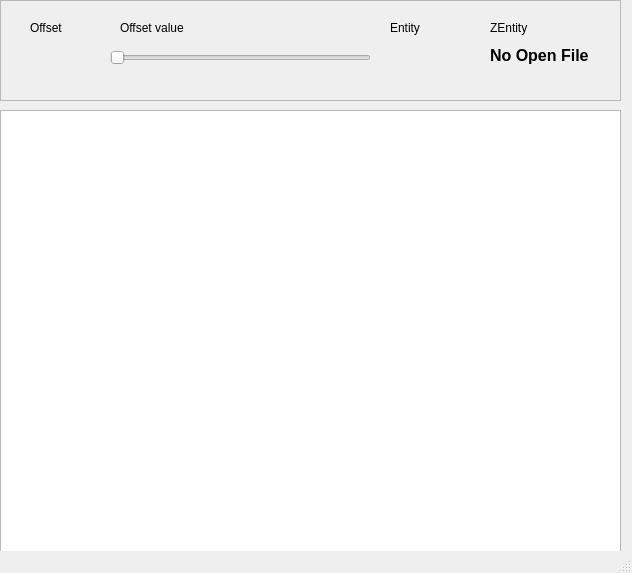
<?xml version="1.0" encoding="UTF-8"?>
<ui version="4.0">
 <class>DisplayMain</class>
 <widget class="QMainWindow" name="DisplayMain">
  <property name="geometry">
   <rect>
    <x>0</x>
    <y>0</y>
    <width>632</width>
    <height>573</height>
   </rect>
  </property>
  <property name="windowTitle">
   <string>MainWindow</string>
  </property>
  <widget class="QWidget" name="centralwidget">
   <widget class="QFrame" name="frame">
    <property name="geometry">
     <rect>
      <x>0</x>
      <y>0</y>
      <width>621</width>
      <height>101</height>
     </rect>
    </property>
    <property name="frameShape">
     <enum>QFrame::StyledPanel</enum>
    </property>
    <property name="frameShadow">
     <enum>QFrame::Raised</enum>
    </property>
    <widget class="QLabel" name="label">
     <property name="geometry">
      <rect>
       <x>30</x>
       <y>20</y>
       <width>61</width>
       <height>16</height>
      </rect>
     </property>
     <property name="text">
      <string>Offset</string>
     </property>
    </widget>
    <widget class="QLabel" name="OffsetLBl">
     <property name="geometry">
      <rect>
       <x>120</x>
       <y>20</y>
       <width>161</width>
       <height>16</height>
      </rect>
     </property>
     <property name="text">
      <string>Offset value</string>
     </property>
    </widget>
    <widget class="QLabel" name="label_2">
     <property name="geometry">
      <rect>
       <x>390</x>
       <y>20</y>
       <width>61</width>
       <height>16</height>
      </rect>
     </property>
     <property name="text">
      <string>Entity</string>
     </property>
    </widget>
    <widget class="QLabel" name="ZEntityLBl">
     <property name="geometry">
      <rect>
       <x>490</x>
       <y>20</y>
       <width>131</width>
       <height>16</height>
      </rect>
     </property>
     <property name="text">
      <string>ZEntity</string>
     </property>
    </widget>
    <widget class="QSlider" name="OffsetSLd">
     <property name="geometry">
      <rect>
       <x>110</x>
       <y>50</y>
       <width>261</width>
       <height>16</height>
      </rect>
     </property>
     <property name="maximum">
      <number>100</number>
     </property>
     <property name="orientation">
      <enum>Qt::Horizontal</enum>
     </property>
    </widget>
    <widget class="QLabel" name="ClosedLBl">
     <property name="geometry">
      <rect>
       <x>490</x>
       <y>40</y>
       <width>151</width>
       <height>31</height>
      </rect>
     </property>
     <property name="font">
      <font>
       <pointsize>12</pointsize>
       <weight>75</weight>
       <bold>true</bold>
      </font>
     </property>
     <property name="text">
      <string>No Open File</string>
     </property>
    </widget>
   </widget>
   <widget class="QTableView" name="displayTBv">
    <property name="geometry">
     <rect>
      <x>0</x>
      <y>110</y>
      <width>621</width>
      <height>461</height>
     </rect>
    </property>
   </widget>
  </widget>
  <widget class="QStatusBar" name="statusbar"/>
 </widget>
 <resources/>
 <connections/>
</ui>
